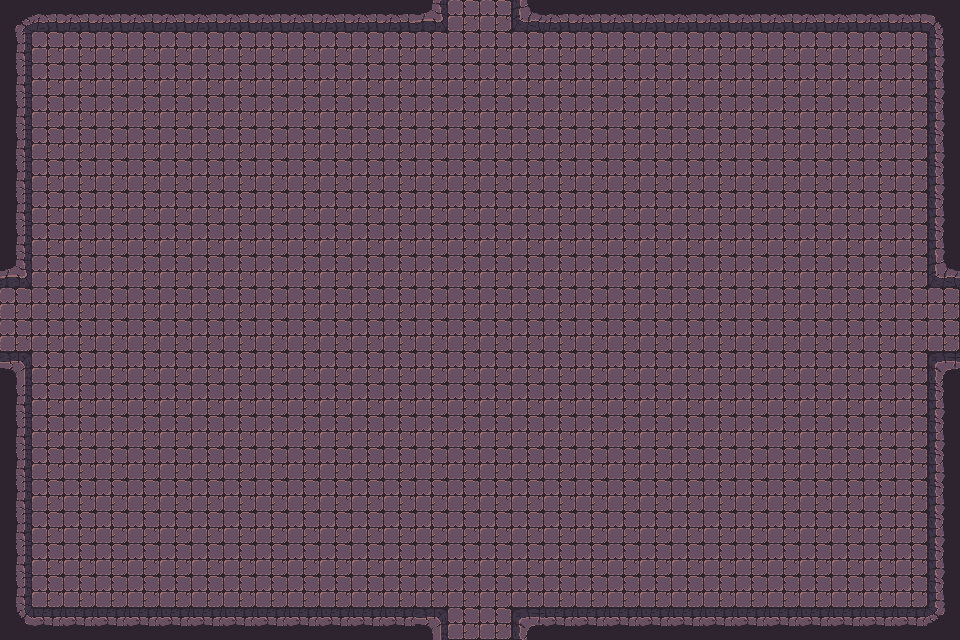

A 2D game scene composited from a Tiled map and its tileset images. What follows is a short description and the map's XML, with every tile layer's data as written:
An orthogonal 30x20 tile map with 32x32 px tiles, 1 tile layer (Tile layer 1), 2 tilesets and 15 objects.

<map version="1.10" tiledversion="1.11.2" orientation="orthogonal" renderorder="right-down" width="30" height="20" tilewidth="32" tileheight="32" infinite="0" nextlayerid="3" nextobjectid="1">
    <tileset firstgid="1" name="Town Tileset" tilewidth="32" tileheight="32" tilecount="64" columns="8">
        <image source="../../../tiles/World H Tileset.png" trans="ff00ff" width="256" height="256" />
        <tile id="4">
            <objectgroup draworder="index" id="2">
                <object id="1" x="0" y="0" width="32" height="32" />
            </objectgroup>
        </tile>
        <tile id="5">
            <objectgroup draworder="index" id="2">
                <object id="1" x="0" y="0" width="32" height="32" />
            </objectgroup>
        </tile>
        <tile id="6">
            <objectgroup draworder="index" id="2">
                <object id="1" x="0" y="0" width="32" height="32" />
            </objectgroup>
        </tile>
        <tile id="7">
            <objectgroup draworder="index" id="2">
                <object id="1" x="0" y="0" width="32" height="32" />
            </objectgroup>
        </tile>
        <tile id="8">
            <objectgroup draworder="index" id="2">
                <object id="1" x="0" y="0" width="32" height="32" />
            </objectgroup>
        </tile>
        <tile id="10">
            <objectgroup draworder="index" id="2">
                <object id="1" x="0" y="32" width="32" height="0" />
            </objectgroup>
        </tile>
        <tile id="11">
            <objectgroup draworder="index" id="2">
                <object id="1" x="0" y="32" width="32" height="0" />
                <object id="2" x="32" y="0" width="0" height="32" />
            </objectgroup>
        </tile>
        <tile id="12">
            <objectgroup draworder="index" id="2">
                <object id="1" x="32" y="0" width="0" height="32" />
            </objectgroup>
        </tile>
        <tile id="13">
            <objectgroup draworder="index" id="2">
                <object id="1" x="0" y="32" width="32" height="0" />
                <object id="2" x="0" y="32" width="32" height="0" />
                <object id="3" x="0" y="0" width="0" height="32" />
            </objectgroup>
        </tile>
        <tile id="14">
            <objectgroup draworder="index" id="2">
                <object id="1" x="0" y="0" width="0" height="32" />
            </objectgroup>
        </tile>
        <tile id="16">
            <objectgroup draworder="index" id="2">
                <object id="1" x="0" y="0" width="32" height="32" />
            </objectgroup>
        </tile>
        <tile id="24">
            <objectgroup draworder="index" id="2">
                <object id="1" x="0" y="0" width="32" height="32" />
            </objectgroup>
        </tile>
    </tileset>
    <tileset firstgid="65" name="Dungeon Crawler Tileset" tilewidth="32" tileheight="32" tilecount="100" columns="10">
        <image source="../../../tiles/Dungeon_Tile.png" trans="" width="320" height="320" />
    </tileset>
    <layer id="1" name="Tile layer 1" width="30" height="20">
        <data encoding="csv">
67,68,68,68,68,68,68,68,68,68,68,68,68,103,65,65,100,68,68,68,68,68,68,68,68,68,68,68,68,69,
77,65,65,65,65,65,65,65,65,65,65,65,65,65,65,65,65,65,65,65,65,65,65,65,65,65,65,65,65,79,
77,65,65,65,65,65,65,65,65,65,65,65,65,65,65,65,65,65,65,65,65,65,65,65,65,65,65,65,65,79,
77,65,65,65,65,65,65,65,65,65,65,65,65,65,65,65,65,65,65,65,65,65,65,65,65,65,65,65,65,79,
77,65,65,65,65,65,65,65,65,65,65,65,65,65,65,65,65,65,65,65,65,65,65,65,65,65,65,65,65,79,
77,65,65,65,65,65,65,65,65,65,65,65,65,65,65,65,65,65,65,65,65,65,65,65,65,65,65,65,65,79,
77,65,65,65,65,65,65,65,65,65,65,65,65,65,65,65,65,65,65,65,65,65,65,65,65,65,65,65,65,79,
77,65,65,65,65,65,65,65,65,65,65,65,65,65,65,65,65,65,65,65,65,65,65,65,65,65,65,65,65,79,
103,65,65,65,65,65,65,65,65,65,65,65,65,65,65,65,65,65,65,65,65,65,65,65,65,65,65,65,65,100,
65,65,65,65,65,65,65,65,65,65,65,65,65,65,65,65,65,65,65,65,65,65,65,65,65,65,65,65,65,65,
65,65,65,65,65,65,65,65,65,65,65,65,65,65,65,65,65,65,65,65,65,65,65,65,65,65,65,65,65,65,
73,65,65,65,65,65,65,65,65,65,65,65,65,65,65,65,65,65,65,65,65,65,65,65,65,65,65,65,65,70,
77,65,65,65,65,65,65,65,65,65,65,65,65,65,65,65,65,65,65,65,65,65,65,65,65,65,65,65,65,79,
77,65,65,65,65,65,65,65,65,65,65,65,65,65,65,65,65,65,65,65,65,65,65,65,65,65,65,65,65,79,
77,65,65,65,65,65,65,65,65,65,65,65,65,65,65,65,65,65,65,65,65,65,65,65,65,65,65,65,65,79,
77,65,65,65,65,65,65,65,65,65,65,65,65,65,65,65,65,65,65,65,65,65,65,65,65,65,65,65,65,79,
77,65,65,65,65,65,65,65,65,65,65,65,65,65,65,65,65,65,65,65,65,65,65,65,65,65,65,65,65,79,
77,65,65,65,65,65,65,65,65,65,65,65,65,65,65,65,65,65,65,65,65,65,65,65,65,65,65,65,65,79,
77,65,65,65,65,65,65,65,65,65,65,65,65,65,65,65,65,65,65,65,65,65,65,65,65,65,65,65,65,79,
87,88,88,88,88,88,88,88,88,88,88,88,88,73,65,65,70,88,88,88,88,88,88,88,88,88,88,88,88,89
        </data>
    </layer>
</map>
